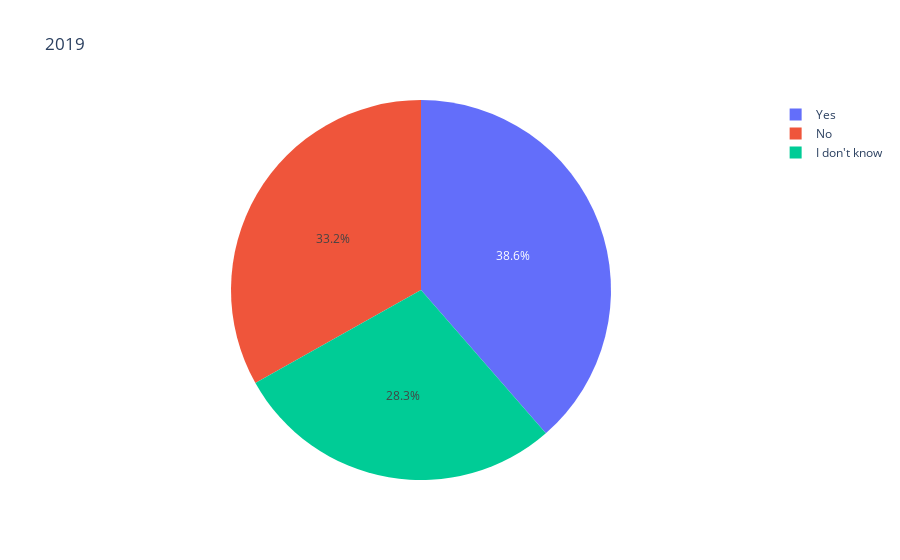

The notebook cell saved with this chart:
### Code cell
from plotly.subplots import make_subplots
fig = make_subplots(rows=2,cols=4)
px.pie(data_16,names='16',title='2016')
px.pie(data_17,names='16',title='2017')
px.pie(data_18,names='16',title='2018')
px.pie(data_19,names='16',title='2019')

### Figure 1 — Plotly figure (JSON) as saved in the notebook; plotly's stock layout.template omitted (floating-point values rounded to 4 significant figures; data arrays with more than 128 entries replaced by an {"elided": "..."} marker saying what was removed)
{"data": [{"domain": {"x": [0, 1], "y": [0, 1]}, "hovertemplate": "16=%{label}<extra></extra>", "labels": {"elided": "184 str values"}, "legendgroup": "", "name": "", "showlegend": true, "type": "pie"}], "layout": {"legend": {"tracegroupgap": 0}, "title": {"text": "2019"}}}
